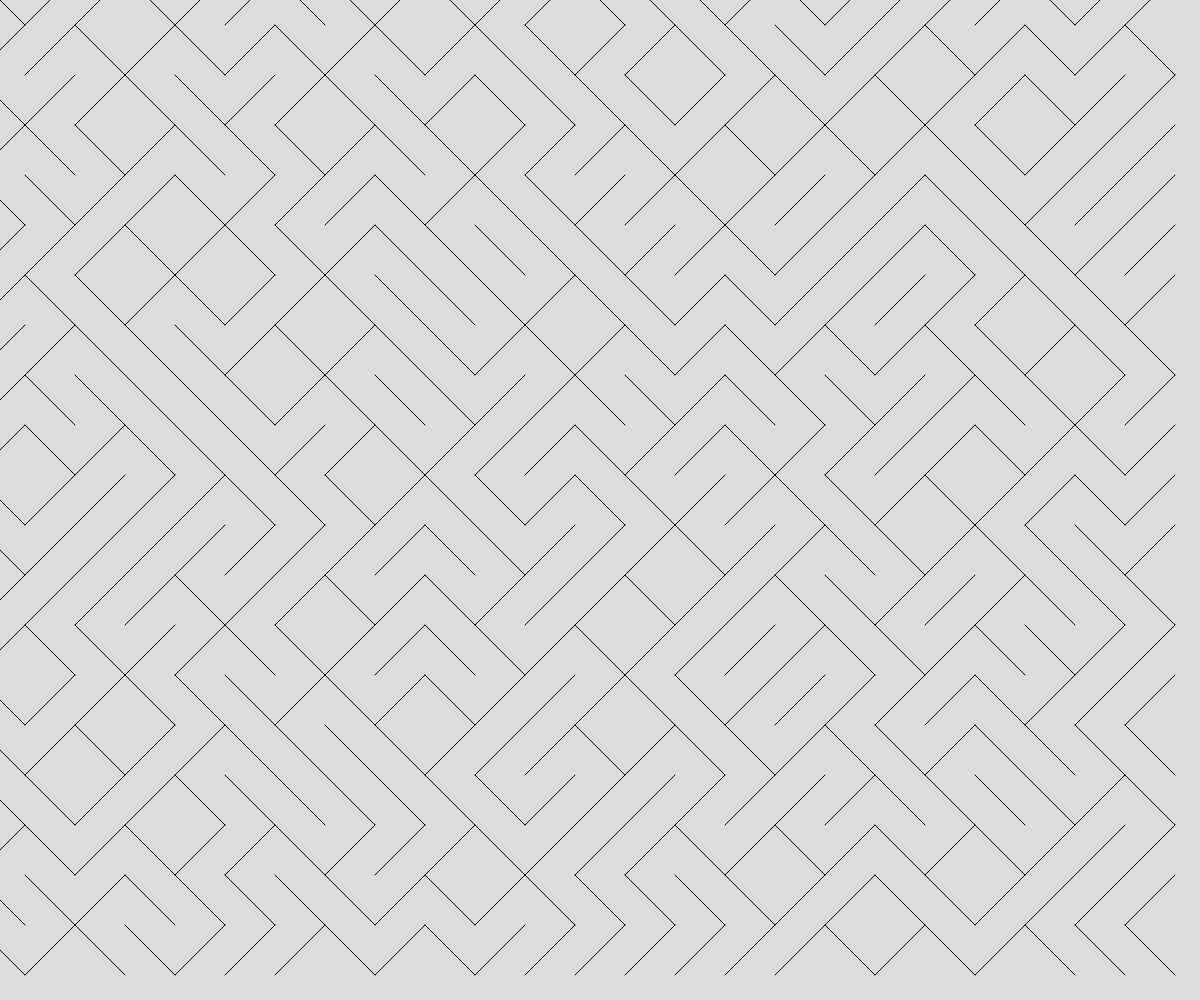
Frame 1 (no input)
Frame 60 (no input): identical to frame 1, image omitted
Frame 120 (the mouse pressed at the canvas centre since frame 60): identical to frame 1, image omitted

The p5.js sketch that drew this single still picture (run headless with seeded random() and noise() and a simulated clock; from frame 60 on, the mouse is pressed at the canvas centre):

// p5.js sketch
// ── sketch.js
//art
//Kevin Lee

const TILE_SIZE = 50;
let theTiles = [];

function setup() {
  createCanvas(windowWidth, windowHeight);
  for(let x = 0; x < width; x += TILE_SIZE) {
    for (let y = 0; y < height; y+= TILE_SIZE) {
      let someTile = spawnTile(x,y);
      theTiles.push(someTile);
    }
  }

}

function draw() {
  background(220);

  for (let myTile of theTiles) {
    line(myTile.x1, myTile.y1, myTile.x2, myTile.y2);
  }
}

function spawnTile(x,y) {
  let tile;
  let choice = random(100);

  if (choice > 50) {
    //negative slope
    tile = {
      x1: x - TILE_SIZE/2,
      y1: y - TILE_SIZE/2,
      x2: x + TILE_SIZE/2,
      y2: y + TILE_SIZE/2,
    };
  }
  else {
    //positive slope
    tile = {
      x1: x - TILE_SIZE/2,
      y1: y + TILE_SIZE/2,
      x2: x + TILE_SIZE/2,
      y2: y - TILE_SIZE/2,
    };
  }

  return tile;
}
